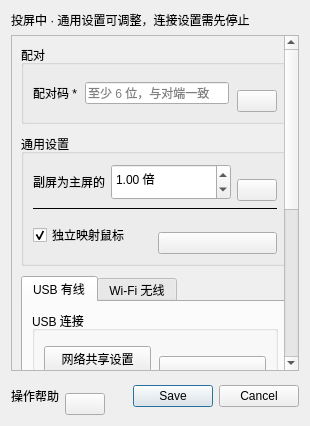
<?xml version="1.0" encoding="UTF-8"?>
<ui version="4.0">
 <class>SettingsDialog</class>
 <widget class="QDialog" name="SettingsDialog">
  <property name="windowTitle">
   <string>连接设置</string>
  </property>
  <layout class="QVBoxLayout" name="dialogLayout">
   <item>
    <widget class="QLabel" name="sessionSettingsHint">
     <property name="text">
      <string>投屏中 · 通用设置可调整，连接设置需先停止</string>
     </property>
     <property name="wordWrap">
      <bool>true</bool>
     </property>
    </widget>
   </item>
   <item>
    <widget class="QScrollArea" name="settingsScroll">
     <property name="widgetResizable">
      <bool>true</bool>
     </property>
     <property name="horizontalScrollBarPolicy">
      <enum>Qt::ScrollBarAlwaysOff</enum>
     </property>
     <widget class="QWidget" name="settingsContents">
      <layout class="QVBoxLayout" name="settingsLayout">
       <property name="sizeConstraint">
        <enum>QLayout::SetMinimumSize</enum>
       </property>
       <property name="spacing">
        <number>10</number>
       </property>
       <item>
        <widget class="QGroupBox" name="pairingGroup">
         <property name="title">
          <string>配对</string>
         </property>
         <layout class="QVBoxLayout" name="pairingGroupLayout">
          <property name="spacing">
           <number>8</number>
          </property>
          <item>
           <layout class="QHBoxLayout" name="tokenRow">
            <item>
             <widget class="QLabel" name="tokenLabel">
              <property name="text">
               <string>配对码 *</string>
              </property>
              <property name="wordWrap">
               <bool>true</bool>
              </property>
             </widget>
            </item>
            <item>
             <widget class="QLineEdit" name="token">
              <property name="placeholderText">
               <string>至少 6 位，与对端一致</string>
              </property>
              <property name="readOnly">
               <bool>false</bool>
              </property>
             </widget>
            </item>
            <item>
             <layout class="QVBoxLayout" name="pairingHelpLayout">
              <property name="spacing">
               <number>0</number>
              </property>
              <property name="leftMargin">
               <number>0</number>
              </property>
              <property name="topMargin">
               <number>0</number>
              </property>
              <property name="rightMargin">
               <number>0</number>
              </property>
              <property name="bottomMargin">
               <number>0</number>
              </property>
              <item>
               <spacer name="pairingHelpSpring">
                <property name="orientation">
                 <enum>Qt::Vertical</enum>
                </property>
                <property name="sizeType">
                 <enum>QSizePolicy::Minimum</enum>
                </property>
                <property name="sizeHint" stdset="0">
                 <size>
                  <width>0</width>
                  <height>16</height>
                 </size>
                </property>
               </spacer>
              </item>
              <item>
               <widget class="StepHelpButton" name="pairingHelp">
                <property name="helpTitle" stdset="0">
                 <string>配对设置</string>
                </property>
                <property name="steps" stdset="0">
                 <string>1. 在平板 Furina 的设置中查看配对码。
2. 在电脑 Fukaros 填入相同的配对码，至少 6 位。
3. 保存两端设置，再选择投屏方向并按开始。
4. 对端点击“同意”后开始投屏。</string>
                </property>
               </widget>
              </item>
             </layout>
            </item>
           </layout>
          </item>
         </layout>
        </widget>
       </item>
       <item>
        <widget class="QGroupBox" name="pointerGroup">
         <property name="title"><string>通用设置</string></property>
         <layout class="QVBoxLayout" name="generalLayout">
 <item><layout class="QHBoxLayout" name="pointerLayout">
          <item><widget class="QLabel" name="pointerLabel"><property name="text"><string>副屏为主屏的</string></property></widget></item>
          <item><widget class="QDoubleSpinBox" name="pointerMultiplier">
           <property name="minimum"><double>0.250000000000000</double></property>
           <property name="maximum"><double>4.000000000000000</double></property>
           <property name="singleStep"><double>0.100000000000000</double></property>
           <property name="value"><double>1.000000000000000</double></property>
           <property name="suffix"><string> 倍</string></property>
           <property name="minimumSize"><size><width>120</width><height>36</height></size></property>
           <property name="keyboardTracking"><bool>false</bool></property>
          </widget></item>
          <item><layout class="QVBoxLayout" name="pointerHelpLayout">
           <property name="spacing"><number>0</number></property>
           <item><spacer name="pointerHelpSpring"><property name="orientation"><enum>Qt::Vertical</enum></property><property name="sizeHint" stdset="0"><size><width>0</width><height>16</height></size></property></spacer></item>
           <item><widget class="StepHelpButton" name="pointerHelp">
            <property name="helpTitle" stdset="0"><string>分屏鼠标速率</string></property>
            <property name="steps" stdset="0"><string>1. 主屏沿用当前系统鼠标速率。
2. 副屏按此倍率调整：1 倍相同，2 倍更快，0.5 倍更慢。
3. 修改立即保存，连接后双端同步，投屏时也可调整。
4. 仅作用于电脑鼠标在扩展屏内的移动；停止扩展后恢复。</string></property>
           </widget></item>
          </layout></item>
         </layout></item>
         <item><widget class="QFrame" name="cursorSeparator"><property name="frameShape"><enum>QFrame::HLine</enum></property></widget></item>
         <item><layout class="QHBoxLayout" name="cursorMappingRow">
          <item><widget class="QCheckBox" name="independentCursor"><property name="text"><string>独立映射鼠标</string></property><property name="checked"><bool>true</bool></property></widget></item>
          <item><layout class="QVBoxLayout" name="cursorMappingHelpLayout"><property name="spacing"><number>0</number></property>
           <item><spacer name="cursorMappingHelpSpring"><property name="orientation"><enum>Qt::Vertical</enum></property><property name="sizeHint" stdset="0"><size><width>0</width><height>16</height></size></property></spacer></item>
           <item><widget class="StepHelpButton" name="cursorMappingHelp"><property name="helpTitle" stdset="0"><string>独立映射鼠标</string></property><property name="steps" stdset="0"><string>1. 勾选后，电脑鼠标的位置和图案通过独立连接发送，移动端直接绘制，减少等待视频的延迟。
2. 取消勾选后，鼠标与屏幕一起编码传输。
3. 双端同步并立即保存，投屏期间可切换。独立连接不可用时自动沿用合成方式。
4. 适用于电脑向移动端投屏。反色图案在独立模式中以黑白轮廓显示。</string></property></widget></item>
          </layout></item>
         </layout></item>
         </layout>
        </widget>
       </item>
       <item>
        <widget class="QTabWidget" name="connectionTabs">
         <widget class="QWidget" name="usbPage">
          <attribute name="title">
           <string>USB 有线</string>
          </attribute>
          <layout class="QVBoxLayout" name="usbPageLayout">
           <property name="spacing">
            <number>8</number>
           </property>
           <property name="sizeConstraint">
            <enum>QLayout::SetMinimumSize</enum>
           </property>
           <item>
            <widget class="QGroupBox" name="usbPrimaryGroup">
             <property name="title">
              <string>USB 连接</string>
             </property>
             <property name="settingsRole" stdset="0">
              <string>required</string>
             </property>
             <layout class="QVBoxLayout" name="usbPrimaryGroupLayout">
              <property name="spacing">
               <number>8</number>
              </property>
              <item>
               <layout class="QHBoxLayout" name="usbConnectionActions">
                <item>
                 <widget class="QPushButton" name="usbSettings">
                  <property name="text">
                   <string>网络共享设置</string>
                  </property>
                 </widget>
                </item>
                <item>
                 <layout class="QVBoxLayout" name="usbStepsLayout">
                  <property name="spacing">
                   <number>0</number>
                  </property>
                  <property name="leftMargin">
                   <number>0</number>
                  </property>
                  <property name="topMargin">
                   <number>0</number>
                  </property>
                  <property name="rightMargin">
                   <number>0</number>
                  </property>
                  <property name="bottomMargin">
                   <number>0</number>
                  </property>
                  <item>
                   <spacer name="usbStepsSpring">
                    <property name="orientation">
                     <enum>Qt::Vertical</enum>
                    </property>
                    <property name="sizeType">
                     <enum>QSizePolicy::Minimum</enum>
                    </property>
                    <property name="sizeHint" stdset="0">
                     <size>
                      <width>0</width>
                      <height>16</height>
                     </size>
                    </property>
                   </spacer>
                  </item>
                  <item>
                   <widget class="StepHelpButton" name="usbSteps">
                    <property name="helpTitle" stdset="0">
                     <string>USB 操作步骤</string>
                    </property>
                    <property name="steps" stdset="0">
                     <string>1. 接好支持数据传输的 USB 数据线。
2. 点击“网络共享设置”，在系统设置打开 USB 网络共享。
3. 返回 Furina，保存设置后按开始。
4. 电脑选择 USB 网络，填写相同配对码，保存后按开始。
5. 点击对端同意按钮后开始投屏。
6. 自动发现失败时点击“刷新 IP”，将 USB IP 填到电脑 USB 页。
7. 此模式不需要 USB 调试，但仍需要开启 USB 网络共享。</string>
                    </property>
                   </widget>
                  </item>
                 </layout>
                </item>
               </layout>
              </item>
              <item>
               <layout class="QHBoxLayout" name="usbAddressRow">
                <item>
                 <widget class="QLabel" name="usbAddresses">
                  <property name="text">
                   <string>USB IP：未就绪</string>
                  </property>
                  <property name="wordWrap">
                   <bool>true</bool>
                  </property>
                 </widget>
                </item>
                <item>
                 <widget class="QPushButton" name="refreshAddresses">
                  <property name="text">
                   <string>刷新 IP</string>
                  </property>
                 </widget>
                </item>
               </layout>
              </item>
             </layout>
            </widget>
           </item>
           <item>
            <widget class="QFrame" name="usbSeparator">
             <property name="frameShape">
              <enum>QFrame::HLine</enum>
             </property>
             <property name="frameShadow">
              <enum>QFrame::Plain</enum>
             </property>
            </widget>
           </item>
           <item>
            <widget class="QGroupBox" name="usbDebugGroup">
             <property name="title">
              <string>可选 · 调试</string>
             </property>
             <property name="settingsRole" stdset="0">
              <string>optional</string>
             </property>
             <layout class="QVBoxLayout" name="usbDebugGroupLayout">
              <property name="spacing">
               <number>8</number>
              </property>
              <item>
               <layout class="QHBoxLayout" name="serialRow">
                <item>
                 <widget class="QLabel" name="serialLabel">
                  <property name="text">
                   <string>设备标识</string>
                  </property>
                  <property name="wordWrap">
                   <bool>true</bool>
                  </property>
                 </widget>
                </item>
                <item>
                 <widget class="QLineEdit" name="serial">
                  <property name="placeholderText">
                   <string>自动获取</string>
                  </property>
                  <property name="readOnly">
                   <bool>true</bool>
                  </property>
                  <property name="settingsRole" stdset="0">
                   <string>optional</string>
                  </property>
                 </widget>
                </item>
                <item>
                 <layout class="QVBoxLayout" name="deviceHelpLayout">
                  <property name="spacing">
                   <number>0</number>
                  </property>
                  <property name="leftMargin">
                   <number>0</number>
                  </property>
                  <property name="topMargin">
                   <number>0</number>
                  </property>
                  <property name="rightMargin">
                   <number>0</number>
                  </property>
                  <property name="bottomMargin">
                   <number>0</number>
                  </property>
                  <item>
                   <spacer name="deviceHelpSpring">
                    <property name="orientation">
                     <enum>Qt::Vertical</enum>
                    </property>
                    <property name="sizeType">
                     <enum>QSizePolicy::Minimum</enum>
                    </property>
                    <property name="sizeHint" stdset="0">
                     <size>
                      <width>0</width>
                      <height>16</height>
                     </size>
                    </property>
                   </spacer>
                  </item>
                  <item>
                   <widget class="StepHelpButton" name="deviceHelp">
                    <property name="helpTitle" stdset="0">
                     <string>设备标识</string>
                    </property>
                    <property name="steps" stdset="0">
                     <string>此标识自动获取，用于日志识别。
USB 网络连接只需配对码，无需填写设备标识。
ADB 兼容模式的序列号由电脑刷新设备获取。</string>
                    </property>
                   </widget>
                  </item>
                 </layout>
                </item>
               </layout>
              </item>
             </layout>
            </widget>
           </item>
           <item>
            <spacer name="usbPageStretch">
             <property name="orientation">
              <enum>Qt::Vertical</enum>
             </property>
             <property name="sizeHint" stdset="0">
              <size>
               <width>0</width>
               <height>0</height>
              </size>
             </property>
            </spacer>
           </item>
          </layout>
         </widget>
         <widget class="QWidget" name="wifiPage">
          <attribute name="title">
           <string>Wi-Fi 无线</string>
          </attribute>
          <layout class="QVBoxLayout" name="wifiPageLayout">
           <property name="spacing">
            <number>8</number>
           </property>
           <property name="sizeConstraint">
            <enum>QLayout::SetMinimumSize</enum>
           </property>
           <item>
            <widget class="QGroupBox" name="wifiRequiredGroup">
             <property name="title">
              <string>Wi-Fi 连接</string>
             </property>
             <property name="settingsRole" stdset="0">
              <string>required</string>
             </property>
             <layout class="QVBoxLayout" name="wifiRequiredGroupLayout">
              <property name="spacing">
               <number>8</number>
              </property>
              <item>
               <layout class="QHBoxLayout" name="wifiAddressRow">
                <item>
                 <widget class="QLabel" name="addresses">
                  <property name="text">
                   <string>本机 IP：未连接</string>
                  </property>
                  <property name="wordWrap">
                   <bool>true</bool>
                  </property>
                 </widget>
                </item>
                <item>
                 <layout class="QVBoxLayout" name="wifiStepsLayout">
                  <property name="spacing">
                   <number>0</number>
                  </property>
                  <property name="leftMargin">
                   <number>0</number>
                  </property>
                  <property name="topMargin">
                   <number>0</number>
                  </property>
                  <property name="rightMargin">
                   <number>0</number>
                  </property>
                  <property name="bottomMargin">
                   <number>0</number>
                  </property>
                  <item>
                   <spacer name="wifiStepsSpring">
                    <property name="orientation">
                     <enum>Qt::Vertical</enum>
                    </property>
                    <property name="sizeType">
                     <enum>QSizePolicy::Minimum</enum>
                    </property>
                    <property name="sizeHint" stdset="0">
                     <size>
                      <width>0</width>
                      <height>16</height>
                     </size>
                    </property>
                   </spacer>
                  </item>
                  <item>
                   <widget class="StepHelpButton" name="wifiSteps">
                    <property name="helpTitle" stdset="0">
                     <string>Wi-Fi 操作步骤</string>
                    </property>
                    <property name="steps" stdset="0">
                     <string>1. 两端连接同一局域网。
2. 将此页显示的本机 IP 填到电脑的 Wi-Fi 设置。
3. 两端配对码相同，保存后在 Furina 按开始。
4. 电脑选择方向并按开始，待对端点击同意。
5. 下方监听 IP 默认 0.0.0.0，无需修改。</string>
                    </property>
                   </widget>
                  </item>
                 </layout>
                </item>
               </layout>
              </item>
             </layout>
            </widget>
           </item>
           <item>
            <widget class="QFrame" name="wifiSeparator">
             <property name="frameShape">
              <enum>QFrame::HLine</enum>
             </property>
             <property name="frameShadow">
              <enum>QFrame::Plain</enum>
             </property>
            </widget>
           </item>
           <item>
            <widget class="QGroupBox" name="wifiDebugGroup">
             <property name="title">
              <string>可选 · 调试</string>
             </property>
             <property name="settingsRole" stdset="0">
              <string>optional</string>
             </property>
             <layout class="QVBoxLayout" name="wifiDebugGroupLayout">
              <property name="spacing">
               <number>8</number>
              </property>
              <item>
               <layout class="QHBoxLayout" name="hostRow">
                <item>
                 <widget class="QLabel" name="hostLabel">
                  <property name="text">
                   <string>监听 IP</string>
                  </property>
                  <property name="wordWrap">
                   <bool>true</bool>
                  </property>
                 </widget>
                </item>
                <item>
                 <widget class="QLineEdit" name="host">
                  <property name="placeholderText">
                   <string>默认 0.0.0.0</string>
                  </property>
                  <property name="readOnly">
                   <bool>false</bool>
                  </property>
                  <property name="settingsRole" stdset="0">
                   <string>optional</string>
                  </property>
                 </widget>
                </item>
                <item>
                 <layout class="QVBoxLayout" name="listenHelpLayout">
                  <property name="spacing">
                   <number>0</number>
                  </property>
                  <property name="leftMargin">
                   <number>0</number>
                  </property>
                  <property name="topMargin">
                   <number>0</number>
                  </property>
                  <property name="rightMargin">
                   <number>0</number>
                  </property>
                  <property name="bottomMargin">
                   <number>0</number>
                  </property>
                  <item>
                   <spacer name="listenHelpSpring">
                    <property name="orientation">
                     <enum>Qt::Vertical</enum>
                    </property>
                    <property name="sizeType">
                     <enum>QSizePolicy::Minimum</enum>
                    </property>
                    <property name="sizeHint" stdset="0">
                     <size>
                      <width>0</width>
                      <height>16</height>
                     </size>
                    </property>
                   </spacer>
                  </item>
                  <item>
                   <widget class="StepHelpButton" name="listenHelp">
                    <property name="helpTitle" stdset="0">
                     <string>监听 IP（可选）</string>
                    </property>
                    <property name="steps" stdset="0">
                     <string>1. 默认保持 0.0.0.0，同时接受所有本机 IPv4 接口。
2. 只有调试或限制监听网卡时，才填写本机的指定 IP。
3. 此字段是平板监听地址，不是电脑 IP。
4. 使用 USB 页开始时，服务自动监听所有 IPv4 接口。</string>
                    </property>
                   </widget>
                  </item>
                 </layout>
                </item>
               </layout>
              </item>
             </layout>
            </widget>
           </item>
           <item>
            <spacer name="wifiPageStretch">
             <property name="orientation">
              <enum>Qt::Vertical</enum>
             </property>
             <property name="sizeHint" stdset="0">
              <size>
               <width>0</width>
               <height>0</height>
              </size>
             </property>
            </spacer>
           </item>
          </layout>
         </widget>
        </widget>
       </item>
       <item>
        <widget class="QFrame" name="settingsSeparator">
         <property name="frameShape">
          <enum>QFrame::HLine</enum>
         </property>
         <property name="frameShadow">
          <enum>QFrame::Plain</enum>
         </property>
        </widget>
       </item>
       <item>
        <widget class="QGroupBox" name="controlGroup">
         <property name="title">
          <string>可选 · 远程控制</string>
         </property>
         <layout class="QVBoxLayout" name="controlGroupLayout">
          <property name="spacing">
           <number>8</number>
          </property>
          <item>
           <layout class="QHBoxLayout" name="controlActions">
            <item>
             <widget class="QPushButton" name="accessibility">
              <property name="text">
               <string>触控授权</string>
              </property>
             </widget>
            </item>
            <item>
             <layout class="QVBoxLayout" name="controlHelpLayout">
              <property name="spacing">
               <number>0</number>
              </property>
              <property name="leftMargin">
               <number>0</number>
              </property>
              <property name="topMargin">
               <number>0</number>
              </property>
              <property name="rightMargin">
               <number>0</number>
              </property>
              <property name="bottomMargin">
               <number>0</number>
              </property>
              <item>
               <spacer name="controlHelpSpring">
                <property name="orientation">
                 <enum>Qt::Vertical</enum>
                </property>
                <property name="sizeType">
                 <enum>QSizePolicy::Minimum</enum>
                </property>
                <property name="sizeHint" stdset="0">
                 <size>
                  <width>0</width>
                  <height>16</height>
                 </size>
                </property>
               </spacer>
              </item>
              <item>
               <widget class="StepHelpButton" name="controlHelp">
                <property name="helpTitle" stdset="0">
                 <string>远程触控</string>
                </property>
                <property name="steps" stdset="0">
                 <string>1. 仅查看画面无需开启此功能。
2. 如需电脑操作平板，点击“触控授权”。
3. 在系统无障碍设置中开启 Furina 远程触控。
4. 返回并勾选“允许远程控制”，保存设置。
5. 只有已配对并获同意的投屏连接可以回传操作。</string>
                </property>
               </widget>
              </item>
             </layout>
            </item>
           </layout>
          </item>
          <item>
           <widget class="QCheckBox" name="allowControl">
            <property name="text">
             <string>允许远程控制</string>
            </property>
           </widget>
          </item>
         </layout>
        </widget>
       </item>
      </layout>
     </widget>
    </widget>
   </item>
   <item>
    <layout class="QHBoxLayout" name="settingsFooter">
     <item>
      <widget class="QLabel" name="stepsLabel">
       <property name="text">
        <string>操作帮助</string>
       </property>
       <property name="wordWrap">
        <bool>true</bool>
       </property>
      </widget>
     </item>
     <item>
      <layout class="QVBoxLayout" name="connectionHelpLayout">
       <property name="spacing">
        <number>0</number>
       </property>
       <property name="leftMargin">
        <number>0</number>
       </property>
       <property name="topMargin">
        <number>0</number>
       </property>
       <property name="rightMargin">
        <number>0</number>
       </property>
       <property name="bottomMargin">
        <number>0</number>
       </property>
       <item>
        <spacer name="connectionHelpSpring">
         <property name="orientation">
          <enum>Qt::Vertical</enum>
         </property>
         <property name="sizeType">
          <enum>QSizePolicy::Minimum</enum>
         </property>
         <property name="sizeHint" stdset="0">
          <size>
           <width>0</width>
           <height>16</height>
          </size>
         </property>
        </spacer>
       </item>
       <item>
        <widget class="StepHelpButton" name="connectionHelp">
         <property name="helpTitle" stdset="0">
          <string>开始 / 停止</string>
         </property>
         <property name="steps" stdset="0">
          <string>1. 先填写绿色区域，并保存设置；黄色区域通常可保留默认值。
2. 主界面选择分享或获取屏幕，再选择复制/扩展和清晰度。
3. 点击 ▶ 开始，转圈时等待连接和对端同意。
4. 连接后点击 ‖ 停止，两端同步停止。
5. 投屏期间仅清晰度可修改，要更换方向或连接参数，请先停止。</string>
         </property>
        </widget>
       </item>
      </layout>
     </item>
     <item>
      <spacer name="settingsFooterStretch">
       <property name="orientation">
        <enum>Qt::Horizontal</enum>
       </property>
       <property name="sizeHint" stdset="0">
        <size>
         <width>12</width>
         <height>0</height>
        </size>
       </property>
      </spacer>
     </item>
     <item>
      <widget class="QDialogButtonBox" name="buttonBox">
       <property name="standardButtons">
        <set>QDialogButtonBox::Cancel|QDialogButtonBox::Save</set>
       </property>
      </widget>
     </item>
    </layout>
   </item>
  </layout>
 </widget>
 <resources />
 <connections>
  <connection>
   <sender>buttonBox</sender>
   <signal>accepted()</signal>
   <receiver>SettingsDialog</receiver>
   <slot>accept()</slot>
  </connection>
  <connection>
   <sender>buttonBox</sender>
   <signal>rejected()</signal>
   <receiver>SettingsDialog</receiver>
   <slot>reject()</slot>
  </connection>
 </connections>
 <customwidgets>
  <customwidget>
   <class>StepHelpButton</class>
   <extends>QPushButton</extends>
   <header>settings_support.h</header>
  </customwidget>
 </customwidgets>
</ui>
